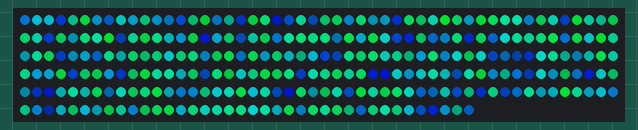
Simulated run of this sketch. Board: Arduino Uno, built with avr-gcc and run on an emulated ATmega328P. Parts: 288 RGB LEDs in strip order, left to right, continuing on the next row. Dim RGB values are drawn brighter than linear; random numbers use the default seed unless the sketch sets one.

Above: at 0.23 s.
At 1.59 s:
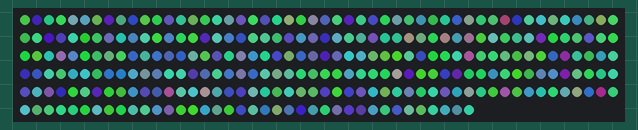
At 2.95 s:
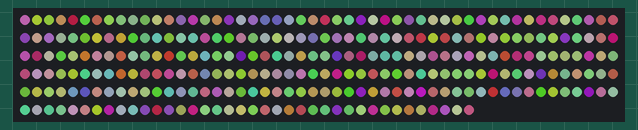
At 5.67 s:
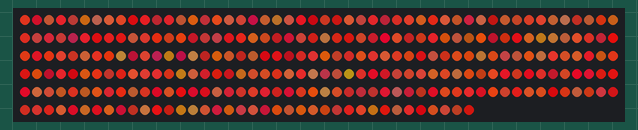
At 19.07 s:
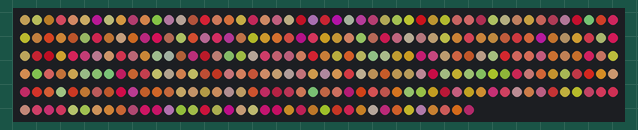
At 38.01 s:
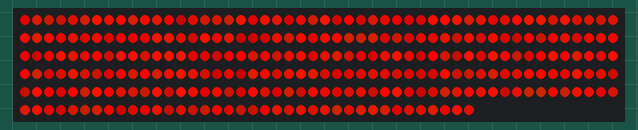

The sketch:

2019_LEDs_OUTDATED.ino
```cpp
#include <Adafruit_NeoPixel.h>
#ifdef __AVR__
#include <avr/power.h>
#endif
#define PIN 6
Adafruit_NeoPixel strip = Adafruit_NeoPixel(288, PIN, NEO_GRB + NEO_KHZ800);
int LEDirection[288];
int redLight[288];
int greenLight[288];
int state = 1;
int setting = 10;
void setup()
{
  Serial.begin(9600);
  strip.begin();
  strip.show();
}

void loop()
{

  blueFireRedFire();

}
void blyat()
{

  for (int i = 0; i <= setting; i++)
  {
    Serial.println(i);
    switch (state)
    {
      case 0:
        idle(1, 10);
        setting = 50;
      case 1:
        oneRedOneBlue();
        setting = 50;
        break;
      case 2:
        staticColor();
        setting = 00;
        break;
      case 3:
        rainbow(5);
        setting = 3;
        break;
      case 4:
        //          blueFireRedFire();
        setting = 0;
        break;
      case 5:
        pink();
        setting = 50;
        break;
      case 6:
        //fadeFire();//no work
        idle(3, 10);
        setting = 3;
        break;
      case 7:
        //          bluePhaseRed();

        break;
      case 8:
        blueFire();
        setting = 50;
      case 9:
        break;
        fire();
        setting = 50;
        break;
      case 10:
        idle(2, 10);
        setting = 3;//1 = Red, 2 = Cyan, 3 = Green
        break;
      case 11:
        barf(255);
        setting = 50;
        break;
    }
  }
}


void colorChoose()
{

}
void staticColor()
{
  for (int i = 0; i < strip.numPixels(); i++)
  {
    strip.setPixelColor(i, strip.Color(0, 20, 50)); // max white 150
  }
  strip.show();
}

void colorWipe(uint32_t c, uint8_t wait) {
  for (uint16_t i = 0; i < strip.numPixels(); i++)
  {
    strip.setPixelColor(i, c);
    strip.show();
    delay(wait);
  }
}

void rainbow(uint8_t wait) {
  uint16_t i, j;

  for (j = 0; j < 256; j++) {
    for (i = 0; i < strip.numPixels(); i++) {
      strip.setPixelColor(i, Wheel((i + j) & 255));
    }
    strip.show();
    delay(wait);
  }
}


uint32_t Wheel(byte WheelPos)
{
  WheelPos = 255 - WheelPos;
  if (WheelPos < 85)
  {
    return strip.Color(255 - WheelPos * 3, 0, WheelPos * 3);
  }
  if (WheelPos < 170)
  {
    WheelPos -= 85;
    return strip.Color(0, WheelPos * 3, 255 - WheelPos * 3);
  }
  WheelPos -= 170;
  return strip.Color(WheelPos * 3, 255 - WheelPos * 3, 0);
}


void pink()
{
  int w = 0;
  for (w; w < strip.numPixels(); w++)
  {
    int b = random(10, 50);
    int g = random(10, 20);
    strip.setPixelColor(w, strip.Color(200, g, b));
  }
  strip.show();
  delay(50);
}


void fadeFire()
{
  int w = 0;
  for (w; w < 8; w++)
  {

    int r = redLight[w];
    int g = greenLight[w];
    if (r == 256)
    {
      r = 255;
    }
    else
    {
    }
    strip.setPixelColor(w, strip.Color((int)r, (int)g, 0));
    if (random(0, 1) == 0)
    {
      if ((LEDirection[w] == 0) && (redLight[w] > 30))
      {
        redLight[w] = (redLight[w] - 1);
      }
      else if ((LEDirection[w] == 1) && (redLight[w] < 100))
      {
        redLight[w] = (redLight[w] + 1);
      }
      else if ((LEDirection[w] == 0) && (redLight[w] <= 30))
      {
        LEDirection[w] = 1;
      }
      else if ((LEDirection[w] == 1) && (redLight[w] >= 100))
      {
        LEDirection[w] = 0;
      }
    }
    else
    {

    }
  }
  strip.show();
  delay(10);
}

void oneRedOneBlue()
{
  int w = 0;
  for (w; w < 144; w++)
  {
    int r = random(100, 255);
    strip.setPixelColor(w, strip.Color(r, random(30), 0));
    int b = random(50, 125);
    int g = random(10, 150);
    strip.setPixelColor(w + 144, strip.Color(0, g, b));
  }
  strip.show();
}

void fire()
{
  int w = 0;
  for (w; w < strip.numPixels(); w++)
  {
    int r = random(100, 255);
    strip.setPixelColor(w, strip.Color(r, random(30), 0));
  }
  strip.show();
  delay(0);
}

void blueFireRedFire()
{

  for (int i = 0; i <= 255; (i = i + 5))
  {
    for (int w = 0; w < strip.numPixels(); w++)
    {

      int b = mapf(random(30, 125), 0, 255, 0, 255 - i);
      int g = mapf(random(10, 150), 0, 255, 0, 285 - i);
      int r = mapf(random(100, 255), 0, 255, 0, i);
      strip.setPixelColor(w, strip.Color(r, g, b));
    }
    strip.show();
  }
  for (int p = 0; p <= 100; p++)
  {
    for (int w = 0; w < strip.numPixels(); w++)
    {

      int r = random(100, 255);
      strip.setPixelColor(w, strip.Color(r, random(30), 0));
    }
    strip.show();
  }
  for (int l = 255; l >= 0; l = l - 5)
  {
    for (int w = 0; w < strip.numPixels(); w++)
    {
      int b = mapf(random(30, 125), 0, 255, 0, 255 - l);
      int g = mapf(random(10, 150), 0, 255, 0, 285 - l);
      int r = mapf(random(100, 255), 0, 255, 0, l);
      strip.setPixelColor(w, strip.Color(r, g, b));
    }
    strip.show();
  }
  for (int k = 0; k <= 100; k++)
  {
    for (int w = 0; w < strip.numPixels(); w++)
    {

      int b = random(50, 125);
      int g = random(10, 150);
      strip.setPixelColor(w, strip.Color(0, g, b));
    }
    strip.show();
  }

}

float  mapf(long x, float in_min, float in_max, float out_min, float out_max)
{
  return (x - in_min) * (out_max - out_min) / (in_max - in_min) + out_min;
}


void bluePhaseRed()
{
  for (int i = 0; i < strip.numPixels(); i++)
  {


    int w = 0;
    for (w; w < strip.numPixels(); w++)
    {
      int b = random(50, 125);
      int g = random(10, 150);
      if ((w >= (i - 5)) && (w <= (i + 5)))
      {
        strip.setPixelColor(w, strip.Color(255, g, b));
      }
      else
      {
        strip.setPixelColor(w, strip.Color(0, g, b));
      }
    }
    strip.show();
    delay(0);
  }
}

void blueFire()
{
  int w = 0;
  for (w; w < strip.numPixels(); w++)
  {
    int b = random(50, 125);
    int g = random(10, 150);
    strip.setPixelColor(w, strip.Color(0, g, b));
  }
  strip.show();
  delay(0);
}
void idle(int a, int wait)
{
  int r;
  int g;
  int b;
  int re;
  int gr;
  int bl;
  switch (a)
  {
    case 1:
      r = 255;
      g = 0;
      b = 0;
      break;
    case 2:
      r = 0;
      g = 200;
      b = 150;
      break;
    case 3:
      r = 0;
      g = 125;
      b = 0 ;
      break;
    case 4:
      r = 255;
      g = 50;
      b = 127;
    case 5:
      r = 0;
      g = 20;
      b = 25;
      break;
  }
  for (int q = 255; q > 0; q = (q - 1)) // fade out
  {
    re = q;
    gr = q;
    bl = q;
    re = map(re, 0, 255, 0, r);
    gr = map(gr, 0, 255, 0, g);
    bl = map(bl, 0, 255, 0, b);
    for (int i = 0; i < strip.numPixels(); i++)
    {
      strip.setPixelColor(i, strip.Color(re, gr, bl));

    }

    strip.show();
    Serial.println(re);
    delay(wait / 1000);
  }
  delay(500);
  for (int q = 0; q < 255; q++) // fade in
  {
    Serial.println("yeet");
    re = q;
    gr = q;
    bl = q;
    re = map(re, 0, 255, 0, r);
    gr = map(gr, 0, 255, 0, g);
    bl = map(bl, 0, 255, 0, b);
    for (int i = 0; i < strip.numPixels(); i++)
    {
      strip.setPixelColor(i, strip.Color(re, gr, bl));
    }
    strip.show();
    Serial.println(re);
    delay(wait / 1000);
  }
  delay(1000);
}


int barf(int brightness)
{
  for (int i = 0; i < strip.numPixels(); i++)
  {
    strip.setPixelColor(i, strip.Color(random(brightness), random(brightness), random(brightness)));
  }
  strip.show();
}
```
